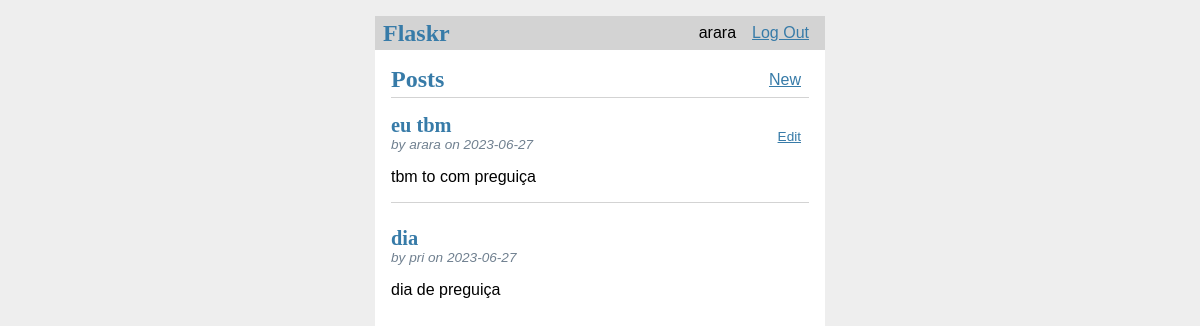
The app's page / (signed in) with its own data.
### tables this page shows
CREATE TABLE user (
    id INTEGER PRIMARY KEY AUTOINCREMENT,
    username TEXT UNIQUE NOT NULL,
    password TEXT NOT NULL
);

CREATE TABLE post (
    id INTEGER PRIMARY KEY AUTOINCREMENT, 
    author_id INTEGER NOT NULL,
    created TIMESTAMP NOT NULL DEFAULT CURRENT_TIMESTAMP, 
    title TEXT NOT NULL,
    body TEXT NOT NULL, 
    FOREIGN KEY (author_id) REFERENCES user(id)
);

### flaskr/blog.py (the view)
@bp.route('/')
def index():
    db = get_db()
    posts = db.execute(
        'SELECT p.id, title, body, created, author_id, username'
        ' FROM post p JOIN user u ON p.author_id = u.id'
        ' ORDER BY created DESC'
    ).fetchall()
    return render_template('blog/index.html', posts=posts)

### flaskr/auth.py (called while the page is built)
@bp.before_app_request
def load_logged_in_user():
    user_id = session.get('user_id')
    if user_id is None:
        g.user = None
    else:
        g.user = get_db().execute(
            'SELECT * FROM user WHERE id = ?', (user_id,)
        ).fetchone()

### flaskr/db.py (called while the page is built)
def get_db():
    if 'db' not in g:
        g.db = sqlite3.connect(
            current_app.config['DATABASE'],
            detect_types=sqlite3.PARSE_DECLTYPES
        )
        g.db.row_factory = sqlite3.Row
    return g.db

### flaskr/templates/blog/index.html
{% extends 'base.html' %}
{% block header %}
  <h1>{% block title %}Posts{% endblock %}</h1>
  {% if g.user %}
    <a class="action" href="{{ url_for('blog.create') }}">New</a>
  {% endif %}
{% endblock %}
{% block content %}
  {% for post in posts %}
    <article class="post">
      <header>
        <div>
          <h1>{{ post['title'] }}</h1>
          <div class="about">by {{ post['username'] }} on {{ post['created'].strftime('%Y-%m-%d') }}</div>
        </div>
        {% if g.user['id'] == post['author_id'] %}
          <a class="action" href="{{ url_for('blog.update', id=post['id']) }}">Edit</a>
        {% endif %}
      </header>
      <p class="body">{{ post['body'] }}</p>
    </article>
    {% if not loop.last %}
      <hr>
    {% endif %}
  {% endfor %}
{% endblock %}

### flaskr/templates/base.html (shortened to what this page needs)
<!doctype html>
<link rel="stylesheet" href="{{ url_for('static', filename='style.css') }}">
<nav>
  <h1>Flaskr</h1>
  <ul>
    {% if g.user %}
      <li><span>{{ g.user['username'] }}</span>
      <li><a href="{{ url_for('auth.logout') }}">Log Out</a>
    {% else %}
      <li><a href="{{ url_for('auth.register') }}">Register</a>
      <li><a href="{{ url_for('auth.login') }}">Log In</a>
    {% endif %}
  </ul>
</nav>
<section class="content">
  <header>
    {% block header %}{% endblock %}
  </header>
  {% block content %}{% endblock %}
</section>

### flaskr/static/style.css (style rules this page uses)
h1 { font-family: serif; color: #377ba8; margin: 1rem 0; }
a { color: #377ba8; }
hr { border: none; border-top: 1px solid lightgray; }
nav { background: lightgray; display: flex; align-items: center; padding: 0 0.5rem; }
nav h1 { flex: auto; margin: 0; }
nav ul { display: flex; list-style: none; margin: 0; padding: 0; }
nav ul li a, nav ul li span, header .action { display: block; padding: 0.5rem; }
.content { padding: 0 1rem 1rem; }
.content > header { border-bottom: 1px solid lightgray; display: flex; align-items: flex-end; }
.content > header h1 { flex: auto; margin: 1rem 0 0.25rem 0; }
.post > header { display: flex; align-items: flex-end; font-size: 0.85em; }
.post > header > div:first-of-type { flex: auto; }
.post > header h1 { font-size: 1.5em; margin-bottom: 0; }
.post .about { color: slategray; font-style: italic; }
.post .body { white-space: pre-line; }
.content:last-child { margin-bottom: 0; }

### records on screen
user: user.username "arara"
post: title "eu tbm", username "arara", created "2023-06-27", body "tbm to com preguiça"
post: title "dia", username "pri", created "2023-06-27", body "dia de preguiça"
